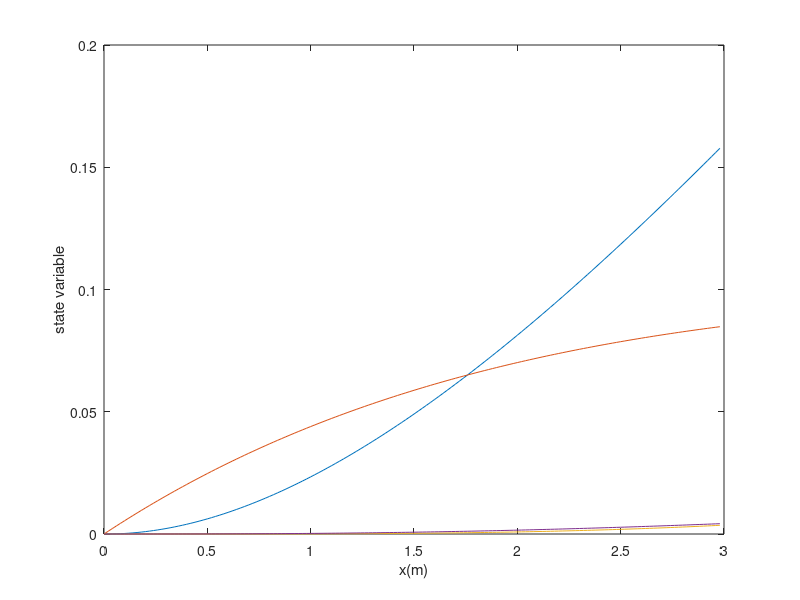

Write MATLAB code to recreate this figure.
% Modeling of Train System
% State-Space Model
% d([X1; V1; X2; V2])/dt = [0 1 0 0; -k/m1 -u*g -k/m1 0; 0 0 0 1; k/m2 0
% -k/m2 -u*g]*[X1; V1; X2; V2] + [0; 1/m1; 0; 0]*f(t)
clc
clear all;
k=35;
m1=1800;
m2=1000;
u=0.05; 
g=9.81; 
F=100;
A=[0 1 0 0; -k/m1 -u*g -k/m1 0; 0 0 0 1; k/m2 0 -k/m2 -u*g];
B=[0; 1/m1; 0; 0];
X=[0 0 0 0]';
t=0;
tsim=3;
dt=0.02;
n=round((tsim-t)/dt);
for i=1:n
     X1(i,:)=[t X'];
     dvdx=A*X+B*F;
     X=X+dt*dvdx ;
     t=t+dt;
end
figure;
plot(X1(:,1),X1(:,2:5))
xlabel('x(m)')
ylabel('state variable')